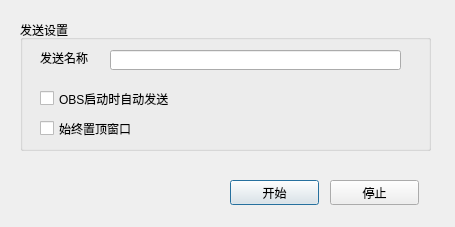
<?xml version="1.0" encoding="UTF-8"?>
<ui version="4.0">
 <class>win_spout_output_settings</class>
 <widget class="QDialog" name="win_spout_output_settings">
  <property name="windowModality">
   <enum>Qt::WindowModal</enum>
  </property>
  <property name="geometry">
   <rect>
    <x>0</x>
    <y>0</y>
    <width>455</width>
    <height>227</height>
   </rect>
  </property>
  <property name="windowTitle">
   <string>Spout 输出设置</string>
  </property>
  <widget class="QPushButton" name="pushButton_start">
   <property name="geometry">
    <rect>
     <x>230</x>
     <y>180</y>
     <width>89</width>
     <height>25</height>
    </rect>
   </property>
   <property name="text">
    <string>开始</string>
   </property>
  </widget>
  <widget class="QPushButton" name="pushButton_stop">
   <property name="geometry">
    <rect>
     <x>330</x>
     <y>180</y>
     <width>89</width>
     <height>25</height>
    </rect>
   </property>
   <property name="text">
    <string>停止</string>
   </property>
  </widget>
  <widget class="QGroupBox" name="groupBox">
   <property name="geometry">
    <rect>
     <x>20</x>
     <y>20</y>
     <width>411</width>
     <height>131</height>
    </rect>
   </property>
   <property name="title">
    <string>发送设置</string>
   </property>
   <widget class="QLabel" name="label">
    <property name="geometry">
     <rect>
      <x>20</x>
      <y>30</y>
      <width>61</width>
      <height>16</height>
     </rect>
    </property>
    <property name="text">
     <string>发送名称</string>
    </property>
   </widget>
   <widget class="QLineEdit" name="lineEdit_name">
    <property name="geometry">
     <rect>
      <x>90</x>
      <y>30</y>
      <width>291</width>
      <height>20</height>
     </rect>
    </property>
   </widget>
   <widget class="QCheckBox" name="checkBox_auto_start">
    <property name="geometry">
     <rect>
      <x>20</x>
      <y>70</y>
      <width>161</width>
      <height>17</height>
     </rect>
    </property>
    <property name="text">
     <string>OBS启动时自动发送</string>
    </property>
   </widget>
   <widget class="QCheckBox" name="checkBox_show_always">
    <property name="geometry">
     <rect>
      <x>20</x>
      <y>100</y>
      <width>161</width>
      <height>17</height>
     </rect>
    </property>
    <property name="text">
     <string>始终置顶窗口</string>
    </property>
   </widget>
  </widget>
 </widget>
 <resources/>
 <connections/>
</ui>
